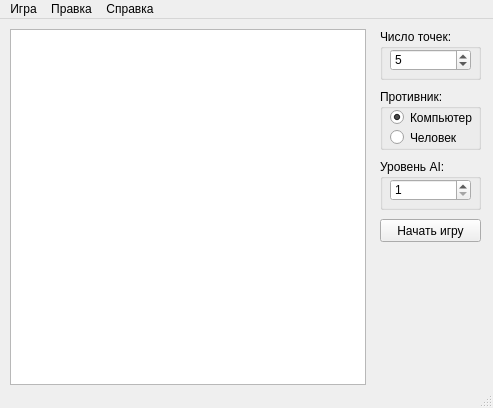
<?xml version="1.0" encoding="UTF-8"?>
<ui version="4.0">
 <class>MainWindow</class>
 <widget class="QMainWindow" name="MainWindow">
  <property name="windowModality">
   <enum>Qt::NonModal</enum>
  </property>
  <property name="geometry">
   <rect>
    <x>0</x>
    <y>0</y>
    <width>493</width>
    <height>408</height>
   </rect>
  </property>
  <property name="sizePolicy">
   <sizepolicy hsizetype="Preferred" vsizetype="Preferred">
    <horstretch>0</horstretch>
    <verstretch>0</verstretch>
   </sizepolicy>
  </property>
  <property name="minimumSize">
   <size>
    <width>493</width>
    <height>408</height>
   </size>
  </property>
  <property name="maximumSize">
   <size>
    <width>493</width>
    <height>408</height>
   </size>
  </property>
  <property name="windowTitle">
   <string>Игровая программа &quot;СИМ&quot;</string>
  </property>
  <widget class="QWidget" name="centralWidget">
   <widget class="QGraphicsView" name="graphicsView">
    <property name="geometry">
     <rect>
      <x>10</x>
      <y>10</y>
      <width>356</width>
      <height>356</height>
     </rect>
    </property>
    <property name="sizePolicy">
     <sizepolicy hsizetype="Preferred" vsizetype="Preferred">
      <horstretch>0</horstretch>
      <verstretch>0</verstretch>
     </sizepolicy>
    </property>
    <property name="minimumSize">
     <size>
      <width>354</width>
      <height>354</height>
     </size>
    </property>
    <property name="maximumSize">
     <size>
      <width>356</width>
      <height>356</height>
     </size>
    </property>
    <property name="cursor" stdset="0">
     <cursorShape>CrossCursor</cursorShape>
    </property>
    <property name="acceptDrops">
     <bool>true</bool>
    </property>
    <property name="verticalScrollBarPolicy">
     <enum>Qt::ScrollBarAlwaysOff</enum>
    </property>
    <property name="horizontalScrollBarPolicy">
     <enum>Qt::ScrollBarAlwaysOff</enum>
    </property>
    <property name="interactive">
     <bool>true</bool>
    </property>
   </widget>
   <widget class="QGroupBox" name="groupBox">
    <property name="geometry">
     <rect>
      <x>380</x>
      <y>10</y>
      <width>101</width>
      <height>51</height>
     </rect>
    </property>
    <property name="title">
     <string>Число точек:</string>
    </property>
    <widget class="QSpinBox" name="spinBox">
     <property name="geometry">
      <rect>
       <x>10</x>
       <y>20</y>
       <width>81</width>
       <height>22</height>
      </rect>
     </property>
     <property name="minimum">
      <number>4</number>
     </property>
     <property name="maximum">
      <number>6</number>
     </property>
     <property name="value">
      <number>5</number>
     </property>
    </widget>
   </widget>
   <widget class="QGroupBox" name="groupBox_2">
    <property name="geometry">
     <rect>
      <x>380</x>
      <y>140</y>
      <width>101</width>
      <height>51</height>
     </rect>
    </property>
    <property name="title">
     <string>Уровень AI:</string>
    </property>
    <widget class="QSpinBox" name="spinBox_2">
     <property name="geometry">
      <rect>
       <x>10</x>
       <y>20</y>
       <width>81</width>
       <height>22</height>
      </rect>
     </property>
     <property name="minimum">
      <number>1</number>
     </property>
     <property name="maximum">
      <number>3</number>
     </property>
    </widget>
   </widget>
   <widget class="QPushButton" name="pushButton">
    <property name="geometry">
     <rect>
      <x>380</x>
      <y>200</y>
      <width>101</width>
      <height>23</height>
     </rect>
    </property>
    <property name="text">
     <string>Начать игру</string>
    </property>
   </widget>
   <widget class="QGroupBox" name="groupBox_3">
    <property name="geometry">
     <rect>
      <x>380</x>
      <y>70</y>
      <width>101</width>
      <height>61</height>
     </rect>
    </property>
    <property name="title">
     <string>Противник:</string>
    </property>
    <widget class="QRadioButton" name="radioButton">
     <property name="geometry">
      <rect>
       <x>10</x>
       <y>20</y>
       <width>82</width>
       <height>17</height>
      </rect>
     </property>
     <property name="text">
      <string>Компьютер</string>
     </property>
     <property name="checked">
      <bool>true</bool>
     </property>
    </widget>
    <widget class="QRadioButton" name="radioButton_2">
     <property name="geometry">
      <rect>
       <x>10</x>
       <y>40</y>
       <width>82</width>
       <height>17</height>
      </rect>
     </property>
     <property name="text">
      <string>Человек</string>
     </property>
    </widget>
   </widget>
  </widget>
  <widget class="QMenuBar" name="menuBar">
   <property name="geometry">
    <rect>
     <x>0</x>
     <y>0</y>
     <width>493</width>
     <height>21</height>
    </rect>
   </property>
   <widget class="QMenu" name="menuGame">
    <property name="title">
     <string>Игра</string>
    </property>
    <addaction name="actionNew"/>
    <addaction name="separator"/>
    <addaction name="exit"/>
   </widget>
   <widget class="QMenu" name="menu">
    <property name="title">
     <string>Правка</string>
    </property>
    <addaction name="unDo"/>
   </widget>
   <widget class="QMenu" name="menu_2">
    <property name="title">
     <string>Справка</string>
    </property>
    <addaction name="rules"/>
   </widget>
   <addaction name="menuGame"/>
   <addaction name="menu"/>
   <addaction name="menu_2"/>
  </widget>
  <widget class="QStatusBar" name="statusBar"/>
  <action name="actionNew">
   <property name="text">
    <string>Новая игра</string>
   </property>
   <property name="shortcut">
    <string>Ctrl+N</string>
   </property>
  </action>
  <action name="exit">
   <property name="text">
    <string>Выход</string>
   </property>
   <property name="shortcut">
    <string>Ctrl+Q</string>
   </property>
  </action>
  <action name="unDo">
   <property name="text">
    <string>Отменить ход</string>
   </property>
   <property name="shortcut">
    <string>Ctrl+Z</string>
   </property>
  </action>
  <action name="rules">
   <property name="text">
    <string>Правила игры</string>
   </property>
   <property name="shortcut">
    <string>F1</string>
   </property>
  </action>
 </widget>
 <layoutdefault spacing="6" margin="11"/>
 <resources/>
 <connections/>
</ui>
